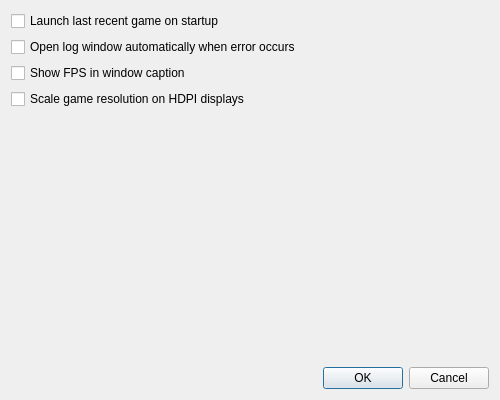
<?xml version="1.0" encoding="UTF-8"?>
<ui version="4.0">
 <class>SettingsDialog</class>
 <widget class="QDialog" name="SettingsDialog">
  <property name="windowModality">
   <enum>Qt::WindowModal</enum>
  </property>
  <property name="geometry">
   <rect>
    <x>0</x>
    <y>0</y>
    <width>500</width>
    <height>400</height>
   </rect>
  </property>
  <property name="sizePolicy">
   <sizepolicy hsizetype="Preferred" vsizetype="Preferred">
    <horstretch>0</horstretch>
    <verstretch>0</verstretch>
   </sizepolicy>
  </property>
  <property name="minimumSize">
   <size>
    <width>500</width>
    <height>400</height>
   </size>
  </property>
  <property name="maximumSize">
   <size>
    <width>500</width>
    <height>400</height>
   </size>
  </property>
  <property name="windowTitle">
   <string>Settings</string>
  </property>
  <layout class="QGridLayout" name="gridLayout">
   <item row="2" column="0">
    <widget class="QCheckBox" name="showFps">
     <property name="text">
      <string>Show FPS in window caption</string>
     </property>
    </widget>
   </item>
   <item row="5" column="1">
    <widget class="QDialogButtonBox" name="buttonBox">
     <property name="orientation">
      <enum>Qt::Horizontal</enum>
     </property>
     <property name="standardButtons">
      <set>QDialogButtonBox::Cancel|QDialogButtonBox::Ok</set>
     </property>
    </widget>
   </item>
   <item row="1" column="0" colspan="2">
    <widget class="QCheckBox" name="openLogWhenError">
     <property name="text">
      <string>Open log window automatically when error occurs</string>
     </property>
    </widget>
   </item>
   <item row="0" column="0" colspan="2">
    <widget class="QCheckBox" name="openLastGame">
     <property name="text">
      <string>Launch last recent game on startup</string>
     </property>
    </widget>
   </item>
   <item row="4" column="1">
    <spacer name="verticalSpacer">
     <property name="orientation">
      <enum>Qt::Vertical</enum>
     </property>
     <property name="sizeHint" stdset="0">
      <size>
       <width>20</width>
       <height>40</height>
      </size>
     </property>
    </spacer>
   </item>
   <item row="3" column="0">
    <widget class="QCheckBox" name="scaleHdpiResolution">
     <property name="text">
      <string>Scale game resolution on HDPI displays</string>
     </property>
    </widget>
   </item>
  </layout>
 </widget>
 <resources/>
 <connections>
  <connection>
   <sender>buttonBox</sender>
   <signal>accepted()</signal>
   <receiver>SettingsDialog</receiver>
   <slot>accept()</slot>
   <hints>
    <hint type="sourcelabel">
     <x>248</x>
     <y>254</y>
    </hint>
    <hint type="destinationlabel">
     <x>157</x>
     <y>274</y>
    </hint>
   </hints>
  </connection>
  <connection>
   <sender>buttonBox</sender>
   <signal>rejected()</signal>
   <receiver>SettingsDialog</receiver>
   <slot>reject()</slot>
   <hints>
    <hint type="sourcelabel">
     <x>316</x>
     <y>260</y>
    </hint>
    <hint type="destinationlabel">
     <x>286</x>
     <y>274</y>
    </hint>
   </hints>
  </connection>
 </connections>
</ui>
